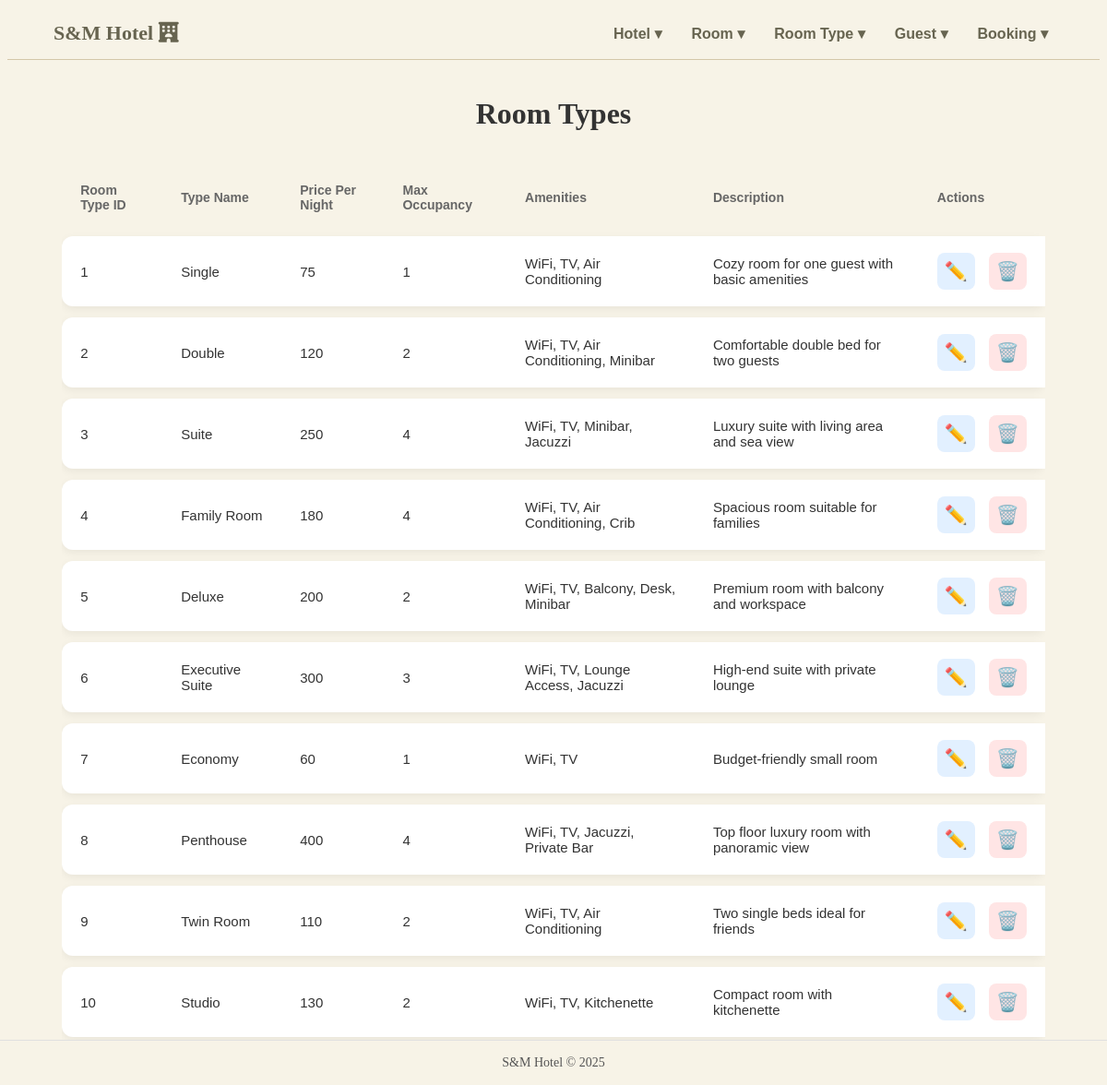
The page /viewroomtype.php on the database its author committed.
### tables this page shows
CREATE TABLE RoomType (
    RoomTypeID INTEGER NOT NULL PRIMARY KEY AUTOINCREMENT,
    RoomTypeName TEXT NOT NULL,
    PricePerNight REAL NOT NULL,
    maxOccupancy INTEGER NOT NULL,
    amenities TEXT,
    Description TEXT
);

### viewroomtype.php (the view, shortened to what this page needs)
<!DOCTYPE html>
<html lang="en">
<head>
    <link rel="stylesheet" href="style.css" />
</head>
<body class="bgc">
    <?php
    include("navbar.php");
    ?>
<div class="hview">
        <h2 class="hviewtitle">Room Types</h2>
        <div class="htablee">
            <table class="htable">
                <thead>
                    <tr>
                        <th>Room Type ID</th>
                        <th>Type Name</th>
                        <th>Price Per Night</th>
                        <th>Max Occupancy</th>
                        <th>Amenities</th>
                        <th>Description</th>
                        <th class="actions-col">Actions</th>
                    </tr>
                </thead>
                <tbody>
                    <?php
                        $db = new SQLite3('S&MHotel.db');
                        $result = $db->query("SELECT * FROM RoomType");
                        while ($row = $result->fetchArray(SQLITE3_ASSOC)) {
                            $id   = $row['RoomTypeID'];
                            $name = $row['RoomTypeName'];
                            $price = $row['PricePerNight'];
                            $occ = $row['maxOccupancy'];
                            $amen = $row['amenities'];
                            $desc = $row['Description'];
                            echo "
                            <tr class='hotel-row'>
                                <td>$id</td>
                                <td>$name</td>
                                <td>$price</td>
                                <td>$occ</td>
                                <td>$amen</td>
                                <td>$desc</td>
                                <td class='action-buttons'>
                                    <a class='edit-btn' href='updateroomtype.php?id=$id'>✏️</a>
                                    <a class='delete-btn' href='deleteroomtype.php?id=$id'>🗑️</a>
                                </td>
                            </tr>
                            ";
                        }
                    ?>
                </tbody>
            </table>
        </div>
    </div>
</body>
<footer class="footer">
    S&amp;M Hotel © 2025
</footer>
</html>

### style.css (style rules this page uses)
.bgc { background-color: #f7f3e7; }
.hview { width: 90%; margin: 40px auto; }
.hviewtitle { text-align: center; font-size: 32px; margin-bottom: 30px; color: #333; font-weight: 600; }
.htablee { overflow-x: auto; }
.htable { width: 100%; border-collapse: separate; border-spacing: 0 12px; font-family: Arial, sans-serif; }
.htable thead tr th { text-align: left; padding: 14px 20px; font-size: 14px; color: #666; font-weight: 600; }
.hotel-row { background: #fff; box-shadow: 0 3px 10px rgba(0,0,0,0.06); border-radius: 12px; }
.hotel-row td { padding: 18px 20px; font-size: 15px; color: #333; }
.hotel-row td:first-child { border-radius: 12px 0 0 12px; }
.hotel-row td:last-child { border-radius: 0 12px 12px 0; }
.actions-col { text-align: center; }
.action-buttons { display: flex; gap: 15px; justify-content: center; }
.edit-btn, .delete-btn { text-decoration: none; font-size: 20px; padding: 8px; border-radius: 8px; transition: 0.2s; }
.edit-btn { background: #e2f0ff; }
.delete-btn { background: #ffe5e5; }
.footer { width: 100%; text-align: center; padding: 16px 0; font-size: 14px; color: #555; border-top: 1px solid #e0e0e0; background-color: #f7f3e7; position: fixed; bottom: 0; left: 0; }

### rows shown on the page
roomtype: RoomTypeID "1", RoomTypeName "Single", PricePerNight "75", maxOccupancy "1", amenities "WiFi, TV, Air Conditioning", Description "Cozy room for one guest with basic amenities"
roomtype: RoomTypeID "2", RoomTypeName "Double", PricePerNight "120", maxOccupancy "2", amenities "WiFi, TV, Air Conditioning, Minibar", Description "Comfortable double bed for two guests"
roomtype: RoomTypeID "3", RoomTypeName "Suite", PricePerNight "250", maxOccupancy "4", amenities "WiFi, TV, Minibar, Jacuzzi", Description "Luxury suite with living area and sea view"
roomtype: RoomTypeID "4", RoomTypeName "Family Room", PricePerNight "180", maxOccupancy "4", amenities "WiFi, TV, Air Conditioning, Crib", Description "Spacious room suitable for families"
roomtype: RoomTypeID "5", RoomTypeName "Deluxe", PricePerNight "200", maxOccupancy "2", amenities "WiFi, TV, Balcony, Desk, Minibar", Description "Premium room with balcony and workspace"
roomtype: RoomTypeID "6", RoomTypeName "Executive Suite", PricePerNight "300", maxOccupancy "3", amenities "WiFi, TV, Lounge Access, Jacuzzi", Description "High-end suite with private lounge"
roomtype: RoomTypeID "7", RoomTypeName "Economy", PricePerNight "60", maxOccupancy "1", amenities "WiFi, TV", Description "Budget-friendly small room"
roomtype: RoomTypeID "8", RoomTypeName "Penthouse", PricePerNight "400", maxOccupancy "4", amenities "WiFi, TV, Jacuzzi, Private Bar", Description "Top floor luxury room with panoramic view"
roomtype: RoomTypeID "9", RoomTypeName "Twin Room", PricePerNight "110", maxOccupancy "2", amenities "WiFi, TV, Air Conditioning", Description "Two single beds ideal for friends"
roomtype: RoomTypeID "10", RoomTypeName "Studio", PricePerNight "130", maxOccupancy "2", amenities "WiFi, TV, Kitchenette", Description "Compact room with kitchenette"
